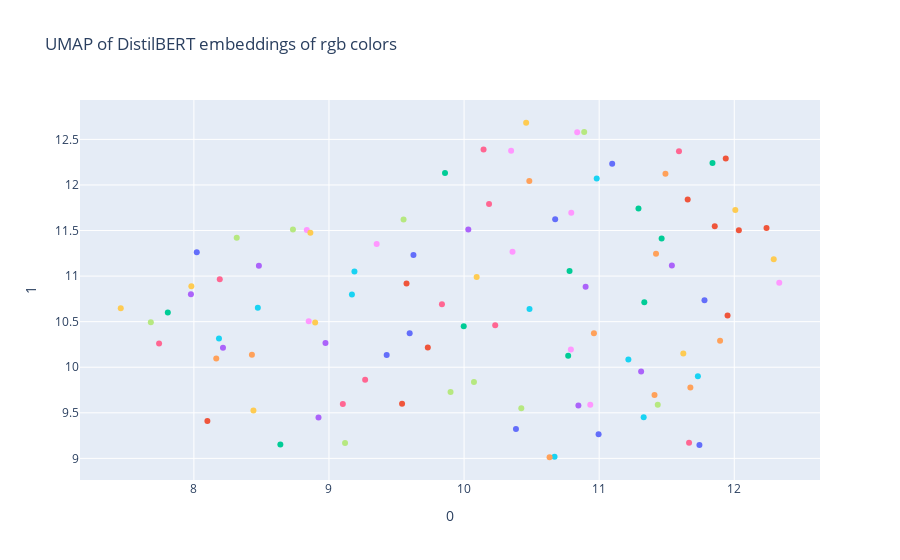

Here is the notebook cell this chart was saved with:
### Code cell
# try umap in 2d
reducer = umap.UMAP(n_components=2)
rgb_umap = reducer.fit_transform(rgb_embeddings)

# plot umap results with plotly
fig = px.scatter(
    rgb_umap, x=0, y=1, color=rgb_colors,
    labels={'color': 'rgb color'},
    title='UMAP of DistilBERT embeddings of rgb colors'
)

# hide legend
fig.update_layout(showlegend=False)
fig.show()

### Figure 1 — Plotly figure (JSON) as saved in the notebook; plotly's stock layout.template omitted (floating-point values rounded to 4 significant figures)
{"data": [{"hovertemplate": "rgb color=rgb(188,103,238)<br>0=%{x}<br>1=%{y}<extra></extra>", "legendgroup": "rgb(188,103,238)", "marker": {"color": "#636efa", "symbol": "circle"}, "mode": "markers", "name": "rgb(188,103,238)", "orientation": "v", "showlegend": true, "type": "scatter", "x": [11.1], "xaxis": "x", "y": [12.23], "yaxis": "y"}, {"hovertemplate": "rgb color=rgb(97,81,54)<br>0=%{x}<br>1=%{y}<extra></extra>", "legendgroup": "rgb(97,81,54)", "marker": {"color": "#EF553B", "symbol": "circle"}, "mode": "markers", "name": "rgb(97,81,54)", "orientation": "v", "showlegend": true, "type": "scatter", "x": [9.541], "xaxis": "x", "y": [9.598], "yaxis": "y"}, {"hovertemplate": "rgb color=rgb(252,15,162)<br>0=%{x}<br>1=%{y}<extra></extra>", "legendgroup": "rgb(252,15,162)", "marker": {"color": "#00cc96", "symbol": "circle"}, "mode": "markers", "name": "rgb(252,15,162)", "orientation": "v", "showlegend": true, "type": "scatter", "x": [11.46], "xaxis": "x", "y": [11.41], "yaxis": "y"}, {"hovertemplate": "rgb color=rgb(84,85,58)<br>0=%{x}<br>1=%{y}<extra></extra>", "legendgroup": "rgb(84,85,58)", "marker": {"color": "#ab63fa", "symbol": "circle"}, "mode": "markers", "name": "rgb(84,85,58)", "orientation": "v", "showlegend": true, "type": "scatter", "x": [8.923], "xaxis": "x", "y": [9.449], "yaxis": "y"}, {"hovertemplate": "rgb color=rgb(14,216,69)<br>0=%{x}<br>1=%{y}<extra></extra>", "legendgroup": "rgb(14,216,69)", "marker": {"color": "#FFA15A", "symbol": "circle"}, "mode": "markers", "name": "rgb(14,216,69)", "orientation": "v", "showlegend": true, "type": "scatter", "x": [11.41], "xaxis": "x", "y": [9.695], "yaxis": "y"}, {"hovertemplate": "rgb color=rgb(130,60,47)<br>0=%{x}<br>1=%{y}<extra></extra>", "legendgroup": "rgb(130,60,47)", "marker": {"color": "#19d3f3", "symbol": "circle"}, "mode": "markers", "name": "rgb(130,60,47)", "orientation": "v", "showlegend": true, "type": "scatter", "x": [8.186], "xaxis": "x", "y": [10.31], "yaxis": "y"}, {"hovertemplate": "rgb color=rgb(176,71,183)<br>0=%{x}<br>1=%{y}<extra></extra>", "legendgroup": "rgb(176,71,183)", "marker": {"color": "#FF6692", "symbol": "circle"}, "mode": "markers", "name": "rgb(176,71,183)", "orientation": "v", "showlegend": true, "type": "scatter", "x": [10.14], "xaxis": "x", "y": [12.39], "yaxis": "y"}, {"hovertemplate": "rgb color=rgb(254,115,20)<br>0=%{x}<br>1=%{y}<extra></extra>", "legendgroup": "rgb(254,115,20)", "marker": {"color": "#B6E880", "symbol": "circle"}, "mode": "markers", "name": "rgb(254,115,20)", "orientation": "v", "showlegend": true, "type": "scatter", "x": [7.681], "xaxis": "x", "y": [10.49], "yaxis": "y"}, {"hovertemplate": "rgb color=rgb(98,64,237)<br>0=%{x}<br>1=%{y}<extra></extra>", "legendgroup": "rgb(98,64,237)", "marker": {"color": "#FF97FF", "symbol": "circle"}, "mode": "markers", "name": "rgb(98,64,237)", "orientation": "v", "showlegend": true, "type": "scatter", "x": [8.836], "xaxis": "x", "y": [11.51], "yaxis": "y"}, {"hovertemplate": "rgb color=rgb(40,156,255)<br>0=%{x}<br>1=%{y}<extra></extra>", "legendgroup": "rgb(40,156,255)", "marker": {"color": "#FECB52", "symbol": "circle"}, "mode": "markers", "name": "rgb(40,156,255)", "orientation": "v", "showlegend": true, "type": "scatter", "x": [8.862], "xaxis": "x", "y": [11.47], "yaxis": "y"}, {"hovertemplate": "rgb color=rgb(126,203,31)<br>0=%{x}<br>1=%{y}<extra></extra>", "legendgroup": "rgb(126,203,31)", "marker": {"color": "#636efa", "symbol": "circle"}, "mode": "markers", "name": "rgb(126,203,31)", "orientation": "v", "showlegend": true, "type": "scatter", "x": [11.74], "xaxis": "x", "y": [9.145], "yaxis": "y"}, {"hovertemplate": "rgb color=rgb(121,30,28)<br>0=%{x}<br>1=%{y}<extra></extra>", "legendgroup": "rgb(121,30,28)", "marker": {"color": "#EF553B", "symbol": "circle"}, "mode": "markers", "name": "rgb(121,30,28)", "orientation": "v", "showlegend": true, "type": "scatter", "x": [8.1], "xaxis": "x", "y": [9.41], "yaxis": "y"}, {"hovertemplate": "rgb color=rgb(240,33,189)<br>0=%{x}<br>1=%{y}<extra></extra>", "legendgroup": "rgb(240,33,189)", "marker": {"color": "#00cc96", "symbol": "circle"}, "mode": "markers", "name": "rgb(240,33,189)", "orientation": "v", "showlegend": true, "type": "scatter", "x": [10.78], "xaxis": "x", "y": [11.06], "yaxis": "y"}, {"hovertemplate": "rgb color=rgb(150,8,42)<br>0=%{x}<br>1=%{y}<extra></extra>", "legendgroup": "rgb(150,8,42)", "marker": {"color": "#ab63fa", "symbol": "circle"}, "mode": "markers", "name": "rgb(150,8,42)", "orientation": "v", "showlegend": true, "type": "scatter", "x": [8.215], "xaxis": "x", "y": [10.21], "yaxis": "y"}, {"hovertemplate": "rgb color=rgb(47,160,19)<br>0=%{x}<br>1=%{y}<extra></extra>", "legendgroup": "rgb(47,160,19)", "marker": {"color": "#FFA15A", "symbol": "circle"}, "mode": "markers", "name": "rgb(47,160,19)", "orientation": "v", "showlegend": true, "type": "scatter", "x": [8.43], "xaxis": "x", "y": [10.14], "yaxis": "y"}, {"hovertemplate": "rgb color=rgb(251,42,60)<br>0=%{x}<br>1=%{y}<extra></extra>", "legendgroup": "rgb(251,42,60)", "marker": {"color": "#19d3f3", "symbol": "circle"}, "mode": "markers", "name": "rgb(251,42,60)", "orientation": "v", "showlegend": true, "type": "scatter", "x": [9.17], "xaxis": "x", "y": [10.8], "yaxis": "y"}, {"hovertemplate": "rgb color=rgb(192,90,121)<br>0=%{x}<br>1=%{y}<extra></extra>", "legendgroup": "rgb(192,90,121)", "marker": {"color": "#FF6692", "symbol": "circle"}, "mode": "markers", "name": "rgb(192,90,121)", "orientation": "v", "showlegend": true, "type": "scatter", "x": [8.192], "xaxis": "x", "y": [10.96], "yaxis": "y"}, {"hovertemplate": "rgb color=rgb(55,109,123)<br>0=%{x}<br>1=%{y}<extra></extra>", "legendgroup": "rgb(55,109,123)", "marker": {"color": "#B6E880", "symbol": "circle"}, "mode": "markers", "name": "rgb(55,109,123)", "orientation": "v", "showlegend": true, "type": "scatter", "x": [10.07], "xaxis": "x", "y": [9.837], "yaxis": "y"}, {"hovertemplate": "rgb color=rgb(87,210,111)<br>0=%{x}<br>1=%{y}<extra></extra>", "legendgroup": "rgb(87,210,111)", "marker": {"color": "#FF97FF", "symbol": "circle"}, "mode": "markers", "name": "rgb(87,210,111)", "orientation": "v", "showlegend": true, "type": "scatter", "x": [10.79], "xaxis": "x", "y": [10.19], "yaxis": "y"}, {"hovertemplate": "rgb color=rgb(142,245,129)<br>0=%{x}<br>1=%{y}<extra></extra>", "legendgroup": "rgb(142,245,129)", "marker": {"color": "#FECB52", "symbol": "circle"}, "mode": "markers", "name": "rgb(142,245,129)", "orientation": "v", "showlegend": true, "type": "scatter", "x": [12.01], "xaxis": "x", "y": [11.72], "yaxis": "y"}, {"hovertemplate": "rgb color=rgb(186,165,150)<br>0=%{x}<br>1=%{y}<extra></extra>", "legendgroup": "rgb(186,165,150)", "marker": {"color": "#636efa", "symbol": "circle"}, "mode": "markers", "name": "rgb(186,165,150)", "orientation": "v", "showlegend": true, "type": "scatter", "x": [10.67], "xaxis": "x", "y": [11.62], "yaxis": "y"}, {"hovertemplate": "rgb color=rgb(249,160,157)<br>0=%{x}<br>1=%{y}<extra></extra>", "legendgroup": "rgb(249,160,157)", "marker": {"color": "#EF553B", "symbol": "circle"}, "mode": "markers", "name": "rgb(249,160,157)", "orientation": "v", "showlegend": true, "type": "scatter", "x": [11.86], "xaxis": "x", "y": [11.55], "yaxis": "y"}, {"hovertemplate": "rgb color=rgb(209,241,224)<br>0=%{x}<br>1=%{y}<extra></extra>", "legendgroup": "rgb(209,241,224)", "marker": {"color": "#00cc96", "symbol": "circle"}, "mode": "markers", "name": "rgb(209,241,224)", "orientation": "v", "showlegend": true, "type": "scatter", "x": [11.84], "xaxis": "x", "y": [12.24], "yaxis": "y"}, {"hovertemplate": "rgb color=rgb(21,137,107)<br>0=%{x}<br>1=%{y}<extra></extra>", "legendgroup": "rgb(21,137,107)", "marker": {"color": "#ab63fa", "symbol": "circle"}, "mode": "markers", "name": "rgb(21,137,107)", "orientation": "v", "showlegend": true, "type": "scatter", "x": [10.85], "xaxis": "x", "y": [9.581], "yaxis": "y"}, {"hovertemplate": "rgb color=rgb(33,189,179)<br>0=%{x}<br>1=%{y}<extra></extra>", "legendgroup": "rgb(33,189,179)", "marker": {"color": "#FFA15A", "symbol": "circle"}, "mode": "markers", "name": "rgb(33,189,179)", "orientation": "v", "showlegend": true, "type": "scatter", "x": [11.68], "xaxis": "x", "y": [9.777], "yaxis": "y"}, {"hovertemplate": "rgb color=rgb(101,235,204)<br>0=%{x}<br>1=%{y}<extra></extra>", "legendgroup": "rgb(101,235,204)", "marker": {"color": "#19d3f3", "symbol": "circle"}, "mode": "markers", "name": "rgb(101,235,204)", "orientation": "v", "showlegend": true, "type": "scatter", "x": [10.98], "xaxis": "x", "y": [12.07], "yaxis": "y"}, {"hovertemplate": "rgb color=rgb(177,113,97)<br>0=%{x}<br>1=%{y}<extra></extra>", "legendgroup": "rgb(177,113,97)", "marker": {"color": "#FF6692", "symbol": "circle"}, "mode": "markers", "name": "rgb(177,113,97)", "orientation": "v", "showlegend": true, "type": "scatter", "x": [10.23], "xaxis": "x", "y": [10.46], "yaxis": "y"}, {"hovertemplate": "rgb color=rgb(0,202,112)<br>0=%{x}<br>1=%{y}<extra></extra>", "legendgroup": "rgb(0,202,112)", "marker": {"color": "#B6E880", "symbol": "circle"}, "mode": "markers", "name": "rgb(0,202,112)", "orientation": "v", "showlegend": true, "type": "scatter", "x": [8.317], "xaxis": "x", "y": [11.42], "yaxis": "y"}, {"hovertemplate": "rgb color=rgb(60,139,204)<br>0=%{x}<br>1=%{y}<extra></extra>", "legendgroup": "rgb(60,139,204)", "marker": {"color": "#FF97FF", "symbol": "circle"}, "mode": "markers", "name": "rgb(60,139,204)", "orientation": "v", "showlegend": true, "type": "scatter", "x": [10.79], "xaxis": "x", "y": [11.69], "yaxis": "y"}, {"hovertemplate": "rgb color=rgb(201,172,176)<br>0=%{x}<br>1=%{y}<extra></extra>", "legendgroup": "rgb(201,172,176)", "marker": {"color": "#FECB52", "symbol": "circle"}, "mode": "markers", "name": "rgb(201,172,176)", "orientation": "v", "showlegend": true, "type": "scatter", "x": [10.46], "xaxis": "x", "y": [12.68], "yaxis": "y"}, {"hovertemplate": "rgb color=rgb(192,192,156)<br>0=%{x}<br>1=%{y}<extra></extra>", "legendgroup": "rgb(192,192,156)", "marker": {"color": "#636efa", "symbol": "circle"}, "mode": "markers", "name": "rgb(192,192,156)", "orientation": "v", "showlegend": true, "type": "scatter", "x": [8.021], "xaxis": "x", "y": [11.26], "yaxis": "y"}, {"hovertemplate": "rgb color=rgb(244,168,222)<br>0=%{x}<br>1=%{y}<extra></extra>", "legendgroup": "rgb(244,168,222)", "marker": {"color": "#EF553B", "symbol": "circle"}, "mode": "markers", "name": "rgb(244,168,222)", "orientation": "v", "showlegend": true, "type": "scatter", "x": [11.94], "xaxis": "x", "y": [12.29], "yaxis": "y"}, {"hovertemplate": "rgb color=rgb(200,213,123)<br>0=%{x}<br>1=%{y}<extra></extra>", "legendgroup": "rgb(200,213,123)", "marker": {"color": "#00cc96", "symbol": "circle"}, "mode": "markers", "name": "rgb(200,213,123)", "orientation": "v", "showlegend": true, "type": "scatter", "x": [9.859], "xaxis": "x", "y": [12.13], "yaxis": "y"}, {"hovertemplate": "rgb color=rgb(192,37,81)<br>0=%{x}<br>1=%{y}<extra></extra>", "legendgroup": "rgb(192,37,81)", "marker": {"color": "#ab63fa", "symbol": "circle"}, "mode": "markers", "name": "rgb(192,37,81)", "orientation": "v", "showlegend": true, "type": "scatter", "x": [8.481], "xaxis": "x", "y": [11.11], "yaxis": "y"}, {"hovertemplate": "rgb color=rgb(234,240,134)<br>0=%{x}<br>1=%{y}<extra></extra>", "legendgroup": "rgb(234,240,134)", "marker": {"color": "#FFA15A", "symbol": "circle"}, "mode": "markers", "name": "rgb(234,240,134)", "orientation": "v", "showlegend": true, "type": "scatter", "x": [11.49], "xaxis": "x", "y": [12.12], "yaxis": "y"}, {"hovertemplate": "rgb color=rgb(223,133,22)<br>0=%{x}<br>1=%{y}<extra></extra>", "legendgroup": "rgb(223,133,22)", "marker": {"color": "#19d3f3", "symbol": "circle"}, "mode": "markers", "name": "rgb(223,133,22)", "orientation": "v", "showlegend": true, "type": "scatter", "x": [10.67], "xaxis": "x", "y": [9.019], "yaxis": "y"}, {"hovertemplate": "rgb color=rgb(141,4,108)<br>0=%{x}<br>1=%{y}<extra></extra>", "legendgroup": "rgb(141,4,108)", "marker": {"color": "#FF6692", "symbol": "circle"}, "mode": "markers", "name": "rgb(141,4,108)", "orientation": "v", "showlegend": true, "type": "scatter", "x": [9.836], "xaxis": "x", "y": [10.69], "yaxis": "y"}, {"hovertemplate": "rgb color=rgb(131,213,43)<br>0=%{x}<br>1=%{y}<extra></extra>", "legendgroup": "rgb(131,213,43)", "marker": {"color": "#B6E880", "symbol": "circle"}, "mode": "markers", "name": "rgb(131,213,43)", "orientation": "v", "showlegend": true, "type": "scatter", "x": [10.42], "xaxis": "x", "y": [9.549], "yaxis": "y"}, {"hovertemplate": "rgb color=rgb(68,62,57)<br>0=%{x}<br>1=%{y}<extra></extra>", "legendgroup": "rgb(68,62,57)", "marker": {"color": "#FF97FF", "symbol": "circle"}, "mode": "markers", "name": "rgb(68,62,57)", "orientation": "v", "showlegend": true, "type": "scatter", "x": [8.85], "xaxis": "x", "y": [10.5], "yaxis": "y"}, {"hovertemplate": "rgb color=rgb(108,67,56)<br>0=%{x}<br>1=%{y}<extra></extra>", "legendgroup": "rgb(108,67,56)", "marker": {"color": "#FECB52", "symbol": "circle"}, "mode": "markers", "name": "rgb(108,67,56)", "orientation": "v", "showlegend": true, "type": "scatter", "x": [8.898], "xaxis": "x", "y": [10.49], "yaxis": "y"}, {"hovertemplate": "rgb color=rgb(16,96,145)<br>0=%{x}<br>1=%{y}<extra></extra>", "legendgroup": "rgb(16,96,145)", "marker": {"color": "#636efa", "symbol": "circle"}, "mode": "markers", "name": "rgb(16,96,145)", "orientation": "v", "showlegend": true, "type": "scatter", "x": [9.625], "xaxis": "x", "y": [11.23], "yaxis": "y"}, {"hovertemplate": "rgb color=rgb(149,121,63)<br>0=%{x}<br>1=%{y}<extra></extra>", "legendgroup": "rgb(149,121,63)", "marker": {"color": "#EF553B", "symbol": "circle"}, "mode": "markers", "name": "rgb(149,121,63)", "orientation": "v", "showlegend": true, "type": "scatter", "x": [9.732], "xaxis": "x", "y": [10.22], "yaxis": "y"}, {"hovertemplate": "rgb color=rgb(111,238,142)<br>0=%{x}<br>1=%{y}<extra></extra>", "legendgroup": "rgb(111,238,142)", "marker": {"color": "#00cc96", "symbol": "circle"}, "mode": "markers", "name": "rgb(111,238,142)", "orientation": "v", "showlegend": true, "type": "scatter", "x": [11.29], "xaxis": "x", "y": [11.74], "yaxis": "y"}, {"hovertemplate": "rgb color=rgb(76,33,241)<br>0=%{x}<br>1=%{y}<extra></extra>", "legendgroup": "rgb(76,33,241)", "marker": {"color": "#ab63fa", "symbol": "circle"}, "mode": "markers", "name": "rgb(76,33,241)", "orientation": "v", "showlegend": true, "type": "scatter", "x": [10.9], "xaxis": "x", "y": [10.88], "yaxis": "y"}, {"hovertemplate": "rgb color=rgb(169,100,217)<br>0=%{x}<br>1=%{y}<extra></extra>", "legendgroup": "rgb(169,100,217)", "marker": {"color": "#FFA15A", "symbol": "circle"}, "mode": "markers", "name": "rgb(169,100,217)", "orientation": "v", "showlegend": true, "type": "scatter", "x": [10.48], "xaxis": "x", "y": [12.04], "yaxis": "y"}, {"hovertemplate": "rgb color=rgb(38,33,179)<br>0=%{x}<br>1=%{y}<extra></extra>", "legendgroup": "rgb(38,33,179)", "marker": {"color": "#19d3f3", "symbol": "circle"}, "mode": "markers", "name": "rgb(38,33,179)", "orientation": "v", "showlegend": true, "type": "scatter", "x": [11.22], "xaxis": "x", "y": [10.09], "yaxis": "y"}, {"hovertemplate": "rgb color=rgb(240,131,30)<br>0=%{x}<br>1=%{y}<extra></extra>", "legendgroup": "rgb(240,131,30)", "marker": {"color": "#FF6692", "symbol": "circle"}, "mode": "markers", "name": "rgb(240,131,30)", "orientation": "v", "showlegend": true, "type": "scatter", "x": [7.742], "xaxis": "x", "y": [10.26], "yaxis": "y"}, {"hovertemplate": "rgb color=rgb(219,104,187)<br>0=%{x}<br>1=%{y}<extra></extra>", "legendgroup": "rgb(219,104,187)", "marker": {"color": "#B6E880", "symbol": "circle"}, "mode": "markers", "name": "rgb(219,104,187)", "orientation": "v", "showlegend": true, "type": "scatter", "x": [10.89], "xaxis": "x", "y": [12.58], "yaxis": "y"}, {"hovertemplate": "rgb color=rgb(229,197,107)<br>0=%{x}<br>1=%{y}<extra></extra>", "legendgroup": "rgb(229,197,107)", "marker": {"color": "#FF97FF", "symbol": "circle"}, "mode": "markers", "name": "rgb(229,197,107)", "orientation": "v", "showlegend": true, "type": "scatter", "x": [12.33], "xaxis": "x", "y": [10.93], "yaxis": "y"}, {"hovertemplate": "rgb color=rgb(107,42,232)<br>0=%{x}<br>1=%{y}<extra></extra>", "legendgroup": "rgb(107,42,232)", "marker": {"color": "#FECB52", "symbol": "circle"}, "mode": "markers", "name": "rgb(107,42,232)", "orientation": "v", "showlegend": true, "type": "scatter", "x": [10.09], "xaxis": "x", "y": [10.99], "yaxis": "y"}, {"hovertemplate": "rgb color=rgb(134,85,163)<br>0=%{x}<br>1=%{y}<extra></extra>", "legendgroup": "rgb(134,85,163)", "marker": {"color": "#636efa", "symbol": "circle"}, "mode": "markers", "name": "rgb(134,85,163)", "orientation": "v", "showlegend": true, "type": "scatter", "x": [10.38], "xaxis": "x", "y": [9.321], "yaxis": "y"}, {"hovertemplate": "rgb color=rgb(196,162,157)<br>0=%{x}<br>1=%{y}<extra></extra>", "legendgroup": "rgb(196,162,157)", "marker": {"color": "#EF553B", "symbol": "circle"}, "mode": "markers", "name": "rgb(196,162,157)", "orientation": "v", "showlegend": true, "type": "scatter", "x": [12.03], "xaxis": "x", "y": [11.5], "yaxis": "y"}, {"hovertemplate": "rgb color=rgb(171,62,119)<br>0=%{x}<br>1=%{y}<extra></extra>", "legendgroup": "rgb(171,62,119)", "marker": {"color": "#00cc96", "symbol": "circle"}, "mode": "markers", "name": "rgb(171,62,119)", "orientation": "v", "showlegend": true, "type": "scatter", "x": [9.997], "xaxis": "x", "y": [10.45], "yaxis": "y"}, {"hovertemplate": "rgb color=rgb(110,50,193)<br>0=%{x}<br>1=%{y}<extra></extra>", "legendgroup": "rgb(110,50,193)", "marker": {"color": "#ab63fa", "symbol": "circle"}, "mode": "markers", "name": "rgb(110,50,193)", "orientation": "v", "showlegend": true, "type": "scatter", "x": [7.978], "xaxis": "x", "y": [10.8], "yaxis": "y"}, {"hovertemplate": "rgb color=rgb(165,241,54)<br>0=%{x}<br>1=%{y}<extra></extra>", "legendgroup": "rgb(165,241,54)", "marker": {"color": "#FFA15A", "symbol": "circle"}, "mode": "markers", "name": "rgb(165,241,54)", "orientation": "v", "showlegend": true, "type": "scatter", "x": [11.42], "xaxis": "x", "y": [11.24], "yaxis": "y"}, {"hovertemplate": "rgb color=rgb(121,210,47)<br>0=%{x}<br>1=%{y}<extra></extra>", "legendgroup": "rgb(121,210,47)", "marker": {"color": "#19d3f3", "symbol": "circle"}, "mode": "markers", "name": "rgb(121,210,47)", "orientation": "v", "showlegend": true, "type": "scatter", "x": [8.473], "xaxis": "x", "y": [10.65], "yaxis": "y"}, {"hovertemplate": "rgb color=rgb(153,76,23)<br>0=%{x}<br>1=%{y}<extra></extra>", "legendgroup": "rgb(153,76,23)", "marker": {"color": "#FF6692", "symbol": "circle"}, "mode": "markers", "name": "rgb(153,76,23)", "orientation": "v", "showlegend": true, "type": "scatter", "x": [9.103], "xaxis": "x", "y": [9.595], "yaxis": "y"}, {"hovertemplate": "rgb color=rgb(93,131,47)<br>0=%{x}<br>1=%{y}<extra></extra>", "legendgroup": "rgb(93,131,47)", "marker": {"color": "#B6E880", "symbol": "circle"}, "mode": "markers", "name": "rgb(93,131,47)", "orientation": "v", "showlegend": true, "type": "scatter", "x": [9.9], "xaxis": "x", "y": [9.728], "yaxis": "y"}, {"hovertemplate": "rgb color=rgb(67,27,213)<br>0=%{x}<br>1=%{y}<extra></extra>", "legendgroup": "rgb(67,27,213)", "marker": {"color": "#FF97FF", "symbol": "circle"}, "mode": "markers", "name": "rgb(67,27,213)", "orientation": "v", "showlegend": true, "type": "scatter", "x": [10.93], "xaxis": "x", "y": [9.588], "yaxis": "y"}, {"hovertemplate": "rgb color=rgb(194,67,93)<br>0=%{x}<br>1=%{y}<extra></extra>", "legendgroup": "rgb(194,67,93)", "marker": {"color": "#FECB52", "symbol": "circle"}, "mode": "markers", "name": "rgb(194,67,93)", "orientation": "v", "showlegend": true, "type": "scatter", "x": [11.62], "xaxis": "x", "y": [10.15], "yaxis": "y"}, {"hovertemplate": "rgb color=rgb(232,97,13)<br>0=%{x}<br>1=%{y}<extra></extra>", "legendgroup": "rgb(232,97,13)", "marker": {"color": "#636efa", "symbol": "circle"}, "mode": "markers", "name": "rgb(232,97,13)", "orientation": "v", "showlegend": true, "type": "scatter", "x": [9.427], "xaxis": "x", "y": [10.13], "yaxis": "y"}, {"hovertemplate": "rgb color=rgb(60,113,122)<br>0=%{x}<br>1=%{y}<extra></extra>", "legendgroup": "rgb(60,113,122)", "marker": {"color": "#EF553B", "symbol": "circle"}, "mode": "markers", "name": "rgb(60,113,122)", "orientation": "v", "showlegend": true, "type": "scatter", "x": [9.574], "xaxis": "x", "y": [10.92], "yaxis": "y"}, {"hovertemplate": "rgb color=rgb(88,112,214)<br>0=%{x}<br>1=%{y}<extra></extra>", "legendgroup": "rgb(88,112,214)", "marker": {"color": "#00cc96", "symbol": "circle"}, "mode": "markers", "name": "rgb(88,112,214)", "orientation": "v", "showlegend": true, "type": "scatter", "x": [10.77], "xaxis": "x", "y": [10.13], "yaxis": "y"}, {"hovertemplate": "rgb color=rgb(54,193,89)<br>0=%{x}<br>1=%{y}<extra></extra>", "legendgroup": "rgb(54,193,89)", "marker": {"color": "#ab63fa", "symbol": "circle"}, "mode": "markers", "name": "rgb(54,193,89)", "orientation": "v", "showlegend": true, "type": "scatter", "x": [11.31], "xaxis": "x", "y": [9.954], "yaxis": "y"}, {"hovertemplate": "rgb color=rgb(135,50,51)<br>0=%{x}<br>1=%{y}<extra></extra>", "legendgroup": "rgb(135,50,51)", "marker": {"color": "#FFA15A", "symbol": "circle"}, "mode": "markers", "name": "rgb(135,50,51)", "orientation": "v", "showlegend": true, "type": "scatter", "x": [8.166], "xaxis": "x", "y": [10.1], "yaxis": "y"}, {"hovertemplate": "rgb color=rgb(86,42,236)<br>0=%{x}<br>1=%{y}<extra></extra>", "legendgroup": "rgb(86,42,236)", "marker": {"color": "#19d3f3", "symbol": "circle"}, "mode": "markers", "name": "rgb(86,42,236)", "orientation": "v", "showlegend": true, "type": "scatter", "x": [10.48], "xaxis": "x", "y": [10.64], "yaxis": "y"}, {"hovertemplate": "rgb color=rgb(182,76,18)<br>0=%{x}<br>1=%{y}<extra></extra>", "legendgroup": "rgb(182,76,18)", "marker": {"color": "#FF6692", "symbol": "circle"}, "mode": "markers", "name": "rgb(182,76,18)", "orientation": "v", "showlegend": true, "type": "scatter", "x": [9.268], "xaxis": "x", "y": [9.863], "yaxis": "y"}, {"hovertemplate": "rgb color=rgb(1,142,71)<br>0=%{x}<br>1=%{y}<extra></extra>", "legendgroup": "rgb(1,142,71)", "marker": {"color": "#B6E880", "symbol": "circle"}, "mode": "markers", "name": "rgb(1,142,71)", "orientation": "v", "showlegend": true, "type": "scatter", "x": [9.552], "xaxis": "x", "y": [11.62], "yaxis": "y"}, {"hovertemplate": "rgb color=rgb(188,64,197)<br>0=%{x}<br>1=%{y}<extra></extra>", "legendgroup": "rgb(188,64,197)", "marker": {"color": "#FF97FF", "symbol": "circle"}, "mode": "markers", "name": "rgb(188,64,197)", "orientation": "v", "showlegend": true, "type": "scatter", "x": [10.35], "xaxis": "x", "y": [12.37], "yaxis": "y"}, {"hovertemplate": "rgb color=rgb(80,78,33)<br>0=%{x}<br>1=%{y}<extra></extra>", "legendgroup": "rgb(80,78,33)", "marker": {"color": "#FECB52", "symbol": "circle"}, "mode": "markers", "name": "rgb(80,78,33)", "orientation": "v", "showlegend": true, "type": "scatter", "x": [8.441], "xaxis": "x", "y": [9.524], "yaxis": "y"}, {"hovertemplate": "rgb color=rgb(132,59,110)<br>0=%{x}<br>1=%{y}<extra></extra>", "legendgroup": "rgb(132,59,110)", "marker": {"color": "#636efa", "symbol": "circle"}, "mode": "markers", "name": "rgb(132,59,110)", "orientation": "v", "showlegend": true, "type": "scatter", "x": [9.597], "xaxis": "x", "y": [10.37], "yaxis": "y"}, {"hovertemplate": "rgb color=rgb(140,197,241)<br>0=%{x}<br>1=%{y}<extra></extra>", "legendgroup": "rgb(140,197,241)", "marker": {"color": "#EF553B", "symbol": "circle"}, "mode": "markers", "name": "rgb(140,197,241)", "orientation": "v", "showlegend": true, "type": "scatter", "x": [12.24], "xaxis": "x", "y": [11.53], "yaxis": "y"}, {"hovertemplate": "rgb color=rgb(30,14,77)<br>0=%{x}<br>1=%{y}<extra></extra>", "legendgroup": "rgb(30,14,77)", "marker": {"color": "#00cc96", "symbol": "circle"}, "mode": "markers", "name": "rgb(30,14,77)", "orientation": "v", "showlegend": true, "type": "scatter", "x": [8.64], "xaxis": "x", "y": [9.153], "yaxis": "y"}, {"hovertemplate": "rgb color=rgb(148,98,34)<br>0=%{x}<br>1=%{y}<extra></extra>", "legendgroup": "rgb(148,98,34)", "marker": {"color": "#ab63fa", "symbol": "circle"}, "mode": "markers", "name": "rgb(148,98,34)", "orientation": "v", "showlegend": true, "type": "scatter", "x": [8.974], "xaxis": "x", "y": [10.27], "yaxis": "y"}, {"hovertemplate": "rgb color=rgb(194,75,211)<br>0=%{x}<br>1=%{y}<extra></extra>", "legendgroup": "rgb(194,75,211)", "marker": {"color": "#FFA15A", "symbol": "circle"}, "mode": "markers", "name": "rgb(194,75,211)", "orientation": "v", "showlegend": true, "type": "scatter", "x": [11.9], "xaxis": "x", "y": [10.29], "yaxis": "y"}, {"hovertemplate": "rgb color=rgb(11,74,194)<br>0=%{x}<br>1=%{y}<extra></extra>", "legendgroup": "rgb(11,74,194)", "marker": {"color": "#19d3f3", "symbol": "circle"}, "mode": "markers", "name": "rgb(11,74,194)", "orientation": "v", "showlegend": true, "type": "scatter", "x": [11.73], "xaxis": "x", "y": [9.9], "yaxis": "y"}, {"hovertemplate": "rgb color=rgb(141,72,201)<br>0=%{x}<br>1=%{y}<extra></extra>", "legendgroup": "rgb(141,72,201)", "marker": {"color": "#FF6692", "symbol": "circle"}, "mode": "markers", "name": "rgb(141,72,201)", "orientation": "v", "showlegend": true, "type": "scatter", "x": [10.18], "xaxis": "x", "y": [11.79], "yaxis": "y"}, {"hovertemplate": "rgb color=rgb(14,153,214)<br>0=%{x}<br>1=%{y}<extra></extra>", "legendgroup": "rgb(14,153,214)", "marker": {"color": "#B6E880", "symbol": "circle"}, "mode": "markers", "name": "rgb(14,153,214)", "orientation": "v", "showlegend": true, "type": "scatter", "x": [11.43], "xaxis": "x", "y": [9.589], "yaxis": "y"}, {"hovertemplate": "rgb color=rgb(100,153,76)<br>0=%{x}<br>1=%{y}<extra></extra>", "legendgroup": "rgb(100,153,76)", "marker": {"color": "#FF97FF", "symbol": "circle"}, "mode": "markers", "name": "rgb(100,153,76)", "orientation": "v", "showlegend": true, "type": "scatter", "x": [9.353], "xaxis": "x", "y": [11.35], "yaxis": "y"}, {"hovertemplate": "rgb color=rgb(98,220,10)<br>0=%{x}<br>1=%{y}<extra></extra>", "legendgroup": "rgb(98,220,10)", "marker": {"color": "#FECB52", "symbol": "circle"}, "mode": "markers", "name": "rgb(98,220,10)", "orientation": "v", "showlegend": true, "type": "scatter", "x": [7.459], "xaxis": "x", "y": [10.65], "yaxis": "y"}, {"hovertemplate": "rgb color=rgb(174,242,82)<br>0=%{x}<br>1=%{y}<extra></extra>", "legendgroup": "rgb(174,242,82)", "marker": {"color": "#636efa", "symbol": "circle"}, "mode": "markers", "name": "rgb(174,242,82)", "orientation": "v", "showlegend": true, "type": "scatter", "x": [11.78], "xaxis": "x", "y": [10.74], "yaxis": "y"}, {"hovertemplate": "rgb color=rgb(164,206,205)<br>0=%{x}<br>1=%{y}<extra></extra>", "legendgroup": "rgb(164,206,205)", "marker": {"color": "#EF553B", "symbol": "circle"}, "mode": "markers", "name": "rgb(164,206,205)", "orientation": "v", "showlegend": true, "type": "scatter", "x": [11.66], "xaxis": "x", "y": [11.84], "yaxis": "y"}, {"hovertemplate": "rgb color=rgb(146,59,190)<br>0=%{x}<br>1=%{y}<extra></extra>", "legendgroup": "rgb(146,59,190)", "marker": {"color": "#00cc96", "symbol": "circle"}, "mode": "markers", "name": "rgb(146,59,190)", "orientation": "v", "showlegend": true, "type": "scatter", "x": [11.33], "xaxis": "x", "y": [10.71], "yaxis": "y"}, {"hovertemplate": "rgb color=rgb(166,95,171)<br>0=%{x}<br>1=%{y}<extra></extra>", "legendgroup": "rgb(166,95,171)", "marker": {"color": "#ab63fa", "symbol": "circle"}, "mode": "markers", "name": "rgb(166,95,171)", "orientation": "v", "showlegend": true, "type": "scatter", "x": [10.03], "xaxis": "x", "y": [11.51], "yaxis": "y"}, {"hovertemplate": "rgb color=rgb(46,81,210)<br>0=%{x}<br>1=%{y}<extra></extra>", "legendgroup": "rgb(46,81,210)", "marker": {"color": "#FFA15A", "symbol": "circle"}, "mode": "markers", "name": "rgb(46,81,210)", "orientation": "v", "showlegend": true, "type": "scatter", "x": [10.96], "xaxis": "x", "y": [10.37], "yaxis": "y"}, {"hovertemplate": "rgb color=rgb(52,132,191)<br>0=%{x}<br>1=%{y}<extra></extra>", "legendgroup": "rgb(52,132,191)", "marker": {"color": "#19d3f3", "symbol": "circle"}, "mode": "markers", "name": "rgb(52,132,191)", "orientation": "v", "showlegend": true, "type": "scatter", "x": [11.33], "xaxis": "x", "y": [9.45], "yaxis": "y"}, {"hovertemplate": "rgb color=rgb(203,152,93)<br>0=%{x}<br>1=%{y}<extra></extra>", "legendgroup": "rgb(203,152,93)", "marker": {"color": "#FF6692", "symbol": "circle"}, "mode": "markers", "name": "rgb(203,152,93)", "orientation": "v", "showlegend": true, "type": "scatter", "x": [11.67], "xaxis": "x", "y": [9.172], "yaxis": "y"}, {"hovertemplate": "rgb color=rgb(79,255,95)<br>0=%{x}<br>1=%{y}<extra></extra>", "legendgroup": "rgb(79,255,95)", "marker": {"color": "#B6E880", "symbol": "circle"}, "mode": "markers", "name": "rgb(79,255,95)", "orientation": "v", "showlegend": true, "type": "scatter", "x": [8.733], "xaxis": "x", "y": [11.51], "yaxis": "y"}, {"hovertemplate": "rgb color=rgb(190,105,145)<br>0=%{x}<br>1=%{y}<extra></extra>", "legendgroup": "rgb(190,105,145)", "marker": {"color": "#FF97FF", "symbol": "circle"}, "mode": "markers", "name": "rgb(190,105,145)", "orientation": "v", "showlegend": true, "type": "scatter", "x": [10.36], "xaxis": "x", "y": [11.27], "yaxis": "y"}, {"hovertemplate": "rgb color=rgb(196,244,215)<br>0=%{x}<br>1=%{y}<extra></extra>", "legendgroup": "rgb(196,244,215)", "marker": {"color": "#FECB52", "symbol": "circle"}, "mode": "markers", "name": "rgb(196,244,215)", "orientation": "v", "showlegend": true, "type": "scatter", "x": [12.29], "xaxis": "x", "y": [11.19], "yaxis": "y"}, {"hovertemplate": "rgb color=rgb(21,28,245)<br>0=%{x}<br>1=%{y}<extra></extra>", "legendgroup": "rgb(21,28,245)", "marker": {"color": "#636efa", "symbol": "circle"}, "mode": "markers", "name": "rgb(21,28,245)", "orientation": "v", "showlegend": true, "type": "scatter", "x": [11.0], "xaxis": "x", "y": [9.264], "yaxis": "y"}, {"hovertemplate": "rgb color=rgb(177,79,212)<br>0=%{x}<br>1=%{y}<extra></extra>", "legendgroup": "rgb(177,79,212)", "marker": {"color": "#EF553B", "symbol": "circle"}, "mode": "markers", "name": "rgb(177,79,212)", "orientation": "v", "showlegend": true, "type": "scatter", "x": [11.95], "xaxis": "x", "y": [10.57], "yaxis": "y"}, {"hovertemplate": "rgb color=rgb(160,67,120)<br>0=%{x}<br>1=%{y}<extra></extra>", "legendgroup": "rgb(160,67,120)", "marker": {"color": "#00cc96", "symbol": "circle"}, "mode": "markers", "name": "rgb(160,67,120)", "orientation": "v", "showlegend": true, "type": "scatter", "x": [7.807], "xaxis": "x", "y": [10.6], "yaxis": "y"}, {"hovertemplate": "rgb color=rgb(237,101,163)<br>0=%{x}<br>1=%{y}<extra></extra>", "legendgroup": "rgb(237,101,163)", "marker": {"color": "#ab63fa", "symbol": "circle"}, "mode": "markers", "name": "rgb(237,101,163)", "orientation": "v", "showlegend": true, "type": "scatter", "x": [11.54], "xaxis": "x", "y": [11.12], "yaxis": "y"}, {"hovertemplate": "rgb color=rgb(133,22,133)<br>0=%{x}<br>1=%{y}<extra></extra>", "legendgroup": "rgb(133,22,133)", "marker": {"color": "#FFA15A", "symbol": "circle"}, "mode": "markers", "name": "rgb(133,22,133)", "orientation": "v", "showlegend": true, "type": "scatter", "x": [10.63], "xaxis": "x", "y": [9.012], "yaxis": "y"}, {"hovertemplate": "rgb color=rgb(70,144,59)<br>0=%{x}<br>1=%{y}<extra></extra>", "legendgroup": "rgb(70,144,59)", "marker": {"color": "#19d3f3", "symbol": "circle"}, "mode": "markers", "name": "rgb(70,144,59)", "orientation": "v", "showlegend": true, "type": "scatter", "x": [9.189], "xaxis": "x", "y": [11.05], "yaxis": "y"}, {"hovertemplate": "rgb color=rgb(217,230,170)<br>0=%{x}<br>1=%{y}<extra></extra>", "legendgroup": "rgb(217,230,170)", "marker": {"color": "#FF6692", "symbol": "circle"}, "mode": "markers", "name": "rgb(217,230,170)", "orientation": "v", "showlegend": true, "type": "scatter", "x": [11.59], "xaxis": "x", "y": [12.37], "yaxis": "y"}, {"hovertemplate": "rgb color=rgb(86,155,9)<br>0=%{x}<br>1=%{y}<extra></extra>", "legendgroup": "rgb(86,155,9)", "marker": {"color": "#B6E880", "symbol": "circle"}, "mode": "markers", "name": "rgb(86,155,9)", "orientation": "v", "showlegend": true, "type": "scatter", "x": [9.119], "xaxis": "x", "y": [9.169], "yaxis": "y"}, {"hovertemplate": "rgb color=rgb(222,101,185)<br>0=%{x}<br>1=%{y}<extra></extra>", "legendgroup": "rgb(222,101,185)", "marker": {"color": "#FF97FF", "symbol": "circle"}, "mode": "markers", "name": "rgb(222,101,185)", "orientation": "v", "showlegend": true, "type": "scatter", "x": [10.84], "xaxis": "x", "y": [12.58], "yaxis": "y"}, {"hovertemplate": "rgb color=rgb(16,75,0)<br>0=%{x}<br>1=%{y}<extra></extra>", "legendgroup": "rgb(16,75,0)", "marker": {"color": "#FECB52", "symbol": "circle"}, "mode": "markers", "name": "rgb(16,75,0)", "orientation": "v", "showlegend": true, "type": "scatter", "x": [7.981], "xaxis": "x", "y": [10.89], "yaxis": "y"}], "layout": {"legend": {"title": {"text": "rgb color"}, "tracegroupgap": 0}, "showlegend": false, "title": {"text": "UMAP of DistilBERT embeddings of rgb colors"}, "xaxis": {"anchor": "y", "domain": [0, 1], "title": {"text": "0"}}, "yaxis": {"anchor": "x", "domain": [0, 1], "title": {"text": "1"}}}}
